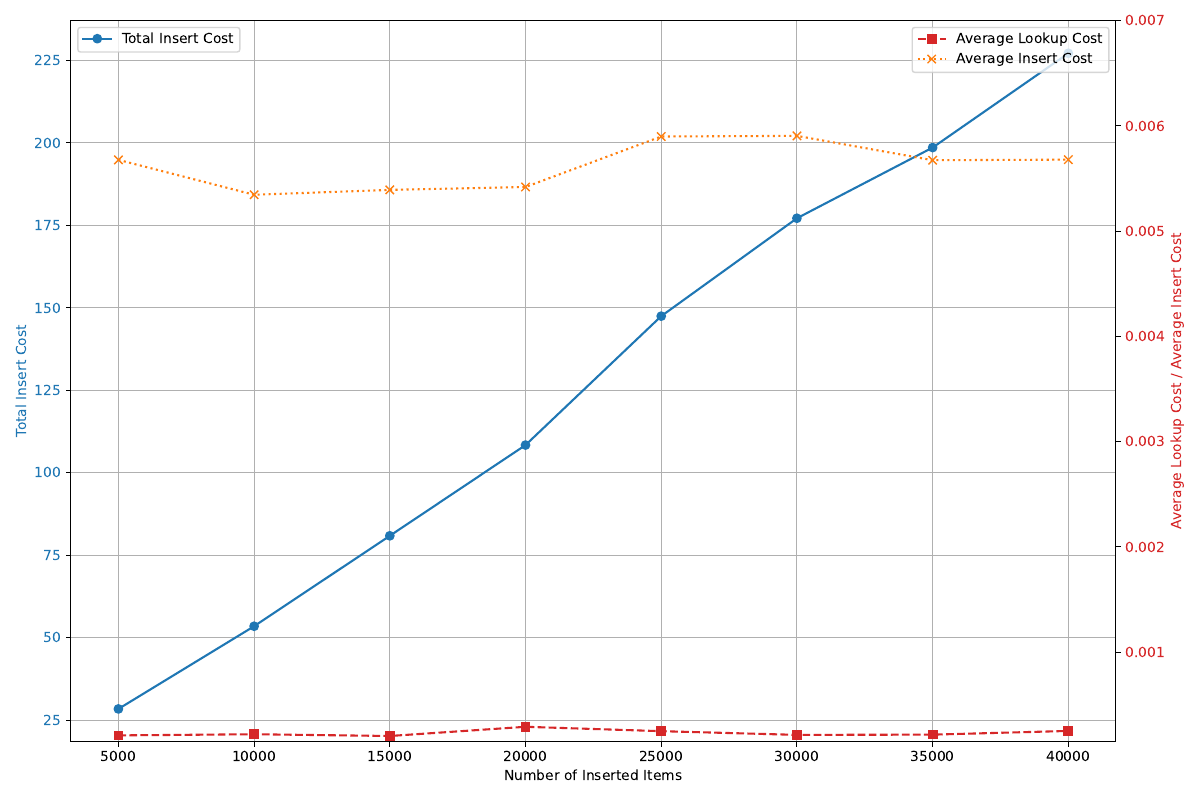

This figure's Python source:
import pandas as pd
import matplotlib.pyplot as plt

# 定义文件路径和插入数目
base_path = 'exp/10/'
file_names = ['5000.xlsx', '10000.xlsx', '15000.xlsx', '20000.xlsx', '25000.xlsx', '30000.xlsx', '35000.xlsx', '40000.xlsx']
insert_numbers = [5000, 10000, 15000, 20000, 25000, 30000, 35000, 40000]

# 存储数据
total_costs = []
average_costs = []
normalized_cost_per_item = []

for file_name in file_names:
    file_path = base_path + file_name
    try:
        # 读取Excel文件
        xls = pd.ExcelFile(file_path)

        # 读取第一页和第二页的“总开销”
        df1 = pd.read_excel(xls, sheet_name=0)
        df2 = pd.read_excel(xls, sheet_name=1)

        # 获取总开销
        total_cost1 = df1[df1.iloc[:, 0] == '总开销'].iloc[0, 1]
        total_cost2 = df2[df2.iloc[:, 0] == '总开销'].iloc[0, 1]
        total_cost = total_cost1 + total_cost2

        # 读取第三页的“平均开销”
        df3 = pd.read_excel(xls, sheet_name=2)
        average_cost = df3[df3.iloc[:, 0] == '平均开销'].iloc[0, 1]

        # 计算每项的标准化总开销
        normalized_cost_per_item.append(total_cost / insert_numbers[file_names.index(file_name)])

        # 添加到列表
        total_costs.append(total_cost)
        average_costs.append(average_cost)
        # 这里的 normalized_total_costs 不再需要
        # normalized_total_costs.append(total_cost / insert_numbers[file_names.index(file_name)])

    except Exception as e:
        print(f"Error processing {file_name}: {e}")



# 绘图
fig, ax1 = plt.subplots(figsize=(12, 8))

# 曲线1: Total Insert Cost
color = 'tab:blue'
ax1.set_xlabel('Number of Inserted Items')
ax1.set_ylabel('Total Insert Cost', color=color)
ax1.plot(insert_numbers, total_costs, marker='o', linestyle='-', color=color, label='Total Insert Cost')
ax1.tick_params(axis='y', labelcolor=color)

# 创建第二个 Y 轴共享 X 轴
ax2 = ax1.twinx()
color = 'tab:red'
ax2.set_ylabel('Average Lookup Cost / Average Insert Cost', color=color)
ax2.plot(insert_numbers, average_costs, marker='s', linestyle='--', color=color, label='Average Lookup Cost')
ax2.plot(insert_numbers, normalized_cost_per_item, marker='x', linestyle=':', color='tab:orange', label='Average Insert Cost')
ax2.set_ylim(0.00015, 0.007)  # 设置 y 轴范围
ax2.tick_params(axis='y', labelcolor=color)

# 添加图例
fig.tight_layout()  # 自动调整布局以避免重叠
ax1.legend(loc='upper left')
ax2.legend(loc='upper right')

# 显示网格
ax1.grid(True)

# 保存图形为 PDF 文件
plt.savefig('10.pdf')

# 显示图形
plt.show()
